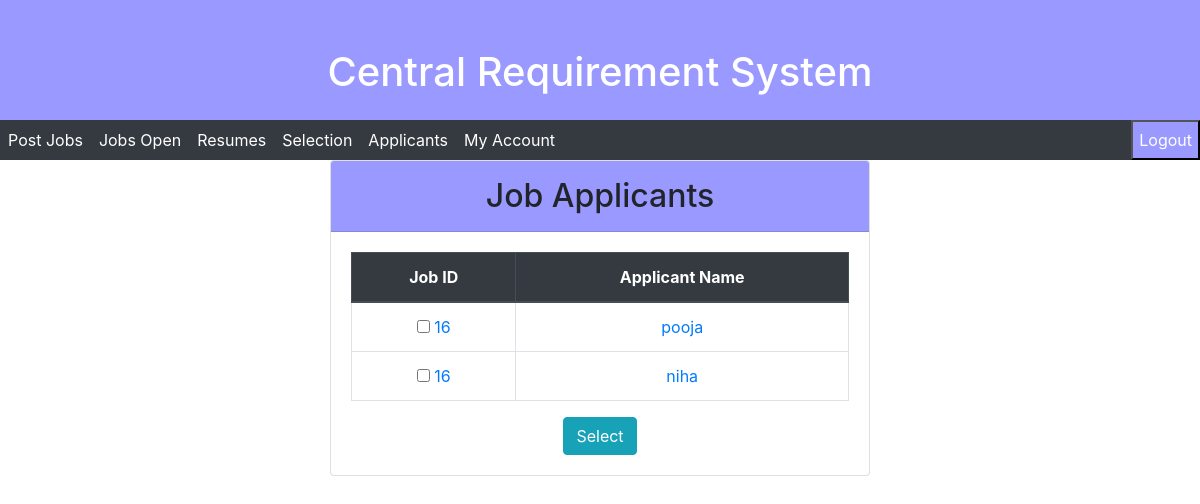
Page /Project/selected_applicants.php?id=16 (signed in) on the committed database.
### tables this page shows
CREATE TABLE `job` (
  `ApplicantID` text NOT NULL,
  `JobID` int(10) NOT NULL,
  `IsSelected` int(10) NOT NULL
);

### Project/selected_applicants.php (the view, shortened to what this page needs)
<?php
  include 'config/conn.php';
?>
<!DOCTYPE html>
<html>
<head>
  <link rel="stylesheet" href="https://maxcdn.bootstrapcdn.com/bootstrap/4.5.2/css/bootstrap.min.css">
</head>
   <body>
   <div class="container-fluid">
   <div class="row">
        <div class="col" style="background-color:#9999ff; height:120px; color:white;"><br><br><h1><center>Central Requirement System</center></h1></div>
   </div></div>
<nav class="navbar-expand-sm bg-dark" style="height:40px">
  <a href="logout.php"><button type="button" style="float:right;background-color:#9999ff;height:40px;color:white">Logout</button></a>
  <ul class="navbar-nav">
    <li class="nav-item">
      <a class="nav-link" href="PostNewJobs.php" style="color:white;">Post Jobs</a>
    </li>
    <li class="nav-item">
      <a class="nav-link" href="JobOpen.php" style="color:white;">Jobs Open</a>
    </li>
    <li class="nav-item">
      <a class="nav-link" href="resume_admin.php" style="color:white;">Resumes</a>
    </li>
    <li class="nav-item">
      <a class="nav-link" href="selection_admin.php" style="color:white;">Selection</a>
    </li>
     <li class="nav-item">
      <a class="nav-link" href="Applicant.php" style="color:white;">Applicants</a>
    </li>
     <li class="nav-item">
      <a class="nav-link" href="changepassword_admin.php" style="color:white;">My Account</a>
    </li>
  </ul>
</nav>
<div class="container">
    <div class="row">
      <div class="col-md-6">
              <div class="card">
                <h2 class= "card-header text-center text-black p-3" style="background-color:#9999ff;">Job Applicants</h2>
                <div class="card-body">
                <form action="" method="POST">
                  <div class="table-responsive">
                  <table class="table table-hover table-bordered text-center">
                  <thead class="thead-dark">
                    <tr>
                      <th>Job ID</th>
                      <th>Applicant Name</th>
                    </tr>
                  </thead>
                 <tbody>
                  <?php
					$query1 = "SELECT `job`.`JobID`,`job`.`ApplicantID`,`job`.`IsSelected` FROM `job`, `crsjobsopen` WHERE `job`.`JobID`='$_GET[id]' AND `crsjobsopen`.`JobID` = '$_GET[id]' ";
                    $result = mysqli_query($conn, $query1);
                    $r = mysqli_num_rows($result);
                    if($r > 0){
                    while ($row = mysqli_fetch_assoc($result)) {
                    $job_id = $row['JobID'];
                    $app_id = $row['ApplicantID'];
                    $sel=$row['IsSelected'];
                    if($sel!=0){
                    echo  "<tr>
                          <td>
                          <input type='checkbox' name='app_id[]' value='$app_id' disabled>
                          <a href='selected_applicants.php?id=$app_id' class='card-link'> $job_id </a></td>
                           <td>
                          <a href='selected_applicants.php?id=$app_id' class='card-link'>$app_id </a></td>
                          <input type='hidden' name='jobid' value='$job_id'>
                      ";
                    }
                    else{
                       echo  "<tr>
                          <td>
                          <input type='checkbox' name='app_id[]' value='$app_id'>
                          <a href='selected_applicants.php?id=$app_id' class='card-link'> $job_id </a></td>
                           <td>
                          <a href='selected_applicants.php?id=$app_id' class='card-link'>$app_id </a></td>
                          <input type='hidden' name='jobid' value='$job_id'>
                      ";
                    }
                    }
                    }
                  ?>
                 </tbody>
                </table>
            </div>
             <div class=text-center>
                   <button type="submit" class="btn btn-info" name="reg">Select</button>
                 </div>
                 </form>
        </div>
      </div>
</body>
</html>

### rows in the picture
job: JobID "16", ApplicantID "pooja"
job: JobID "16", ApplicantID "niha"
